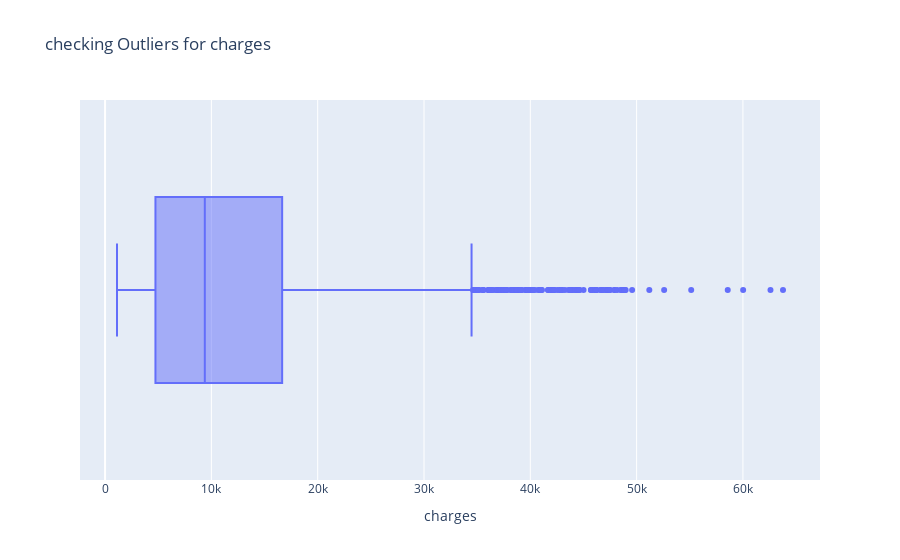

This figure's notebook cell:
### Markdown cell above
### Checking Outliers

### Code cell
fig = px.box(
  df, 
  x = 'charges',
  title = "checking Outliers for charges"
)

fig.show()

### Figure 1 — Plotly figure (JSON) as saved in the notebook; plotly's stock layout.template omitted (floating-point values rounded to 4 significant figures; data arrays with more than 128 entries replaced by an {"elided": "..."} marker saying what was removed)
{"data": [{"alignmentgroup": "True", "hovertemplate": "charges=%{x}<extra></extra>", "legendgroup": "", "marker": {"color": "#636efa"}, "name": "", "notched": false, "offsetgroup": "", "orientation": "h", "showlegend": false, "type": "box", "x": {"elided": "1338 float values"}, "x0": " ", "xaxis": "x", "y0": " ", "yaxis": "y"}], "layout": {"boxmode": "group", "legend": {"tracegroupgap": 0}, "title": {"text": "checking Outliers for charges"}, "xaxis": {"anchor": "y", "domain": [0, 1], "title": {"text": "charges"}}, "yaxis": {"anchor": "x", "domain": [0, 1]}}}
